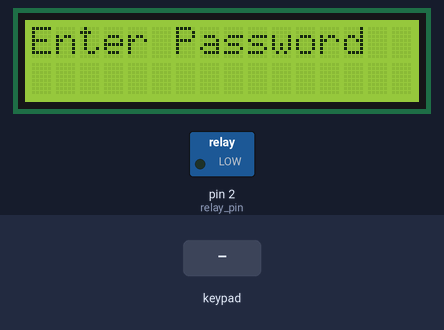
Bench run of a sketch on a simulated Arduino Uno, built with avr-gcc and run on an emulated ATmega328P. Parts: 16×2 character LCD, switched loads named in the sketch (green lamp = pin HIGH). The test bench sets the inputs (shaded band). EEPROM starts erased.

Above: at 3.2 s.
3.3 s: keypad keys 1 2 3 4 # pressed 0.4 s apart
At 5.0 s:
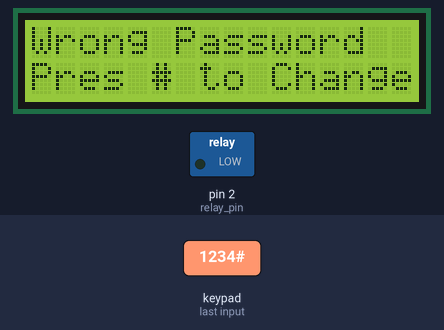
8.2 s: key '*' pressed
At 8.6 s:
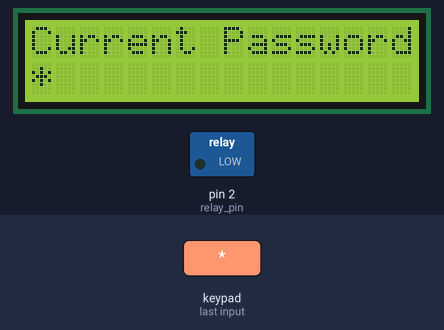
9.7 s: keypad keys 1 2 3 4 * pressed 0.4 s apart
At 12.6 s:
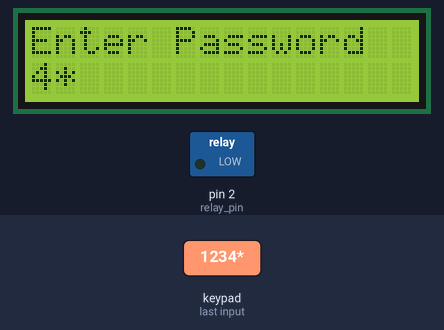
13.7 s: key '*' pressed
At 14.9 s:
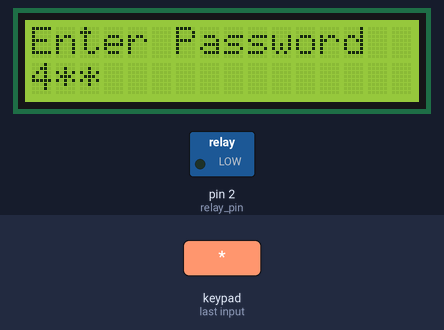
15.2 s: key '*' pressed
At 15.31 s:
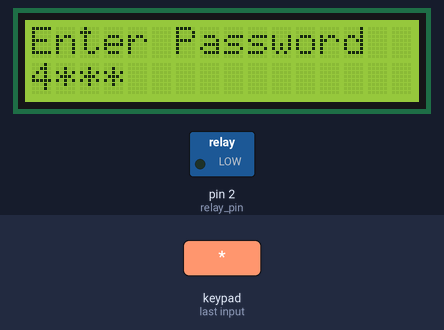
16.9 s: key '#' pressed
At 18.2 s:
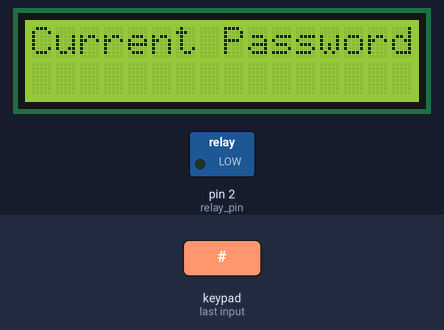
Timing chart, 0 to 19.9 s (numbered marks = the images above; inputs shaded):
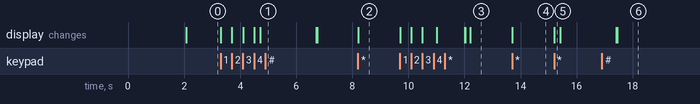

Measured:
- after the input at 3.3 s, the display: first changes at once (image 1 shows a later state)
- after the input at 8.2 s, the display: changes at once (image 2)
- after the input at 9.7 s, the display: first changes at once (image 3 shows a later state)
- after the input at 13.7 s, the display: changes at once (image 4)
- after the input at 15.2 s, the display: changes at once (image 5)
- after the input at 16.9 s, the display: first differs from a run without the input after 0.55 s (image 6)

The sketch:

Keyless_door_program.ino
```cpp
#include <Keypad.h>

#include<LiquidCrystal.h>

#include<EEPROM.h>

LiquidCrystal liquid_crystal_display(9,8,7,6,5,4);

char password[4];

char initial_password[4],new_password[4];

int i=0;

int relay_pin = 2;

char key_pressed=0;

const byte rows = 4;

const byte columns = 3;
char hexaKeys[rows][columns] = {

{'1','2','3'},

{'4','5','6'},

{'7','8','9'},

{'*','0','#'}

};

byte row_pins[rows] = {A0,A1,A2,A3};

byte column_pins[columns] = {A4,A5,3};
Keypad keypad_key = Keypad( makeKeymap(hexaKeys), row_pins, column_pins, rows, columns);

void setup()

{

  pinMode(relay_pin, OUTPUT);

  liquid_crystal_display.begin(16,2);

  liquid_crystal_display.print("Moh HAMDAN");

  liquid_crystal_display.setCursor(0,1);

  liquid_crystal_display.print("Keyless door ");

  delay(2000);

  liquid_crystal_display.clear();

  liquid_crystal_display.print("Enter Password");

  liquid_crystal_display.setCursor(0,1);

  initialpassword();

}


void loop()
{

  digitalWrite(relay_pin, LOW);
  key_pressed = keypad_key.getKey();
  if(key_pressed=='#')
      change();
  if(key_pressed)
  {
    password[i++]=key_pressed;
    liquid_crystal_display.print(key_pressed);

  }
  if(i==4)
  {
    delay(200);
    for (int j=0;j<4;j++)
    {
      initial_password[j]= EEPROM.read(j);
    }
    if(!(strncmp(password , initial_password,4)))
    {
      liquid_crystal_display.clear();

      liquid_crystal_display.print("Pass Accepted");

      digitalWrite(relay_pin, HIGH);

      delay(2000);

      liquid_crystal_display.setCursor(0,1);

      liquid_crystal_display.print("Pres # to change");

      delay(2000);

      liquid_crystal_display.clear();

      liquid_crystal_display.print("Enter Password:");

      liquid_crystal_display.setCursor(0,1);

      i=0;


    }

    else
    {
      liquid_crystal_display.clear();

      liquid_crystal_display.print("Wrong Password");

      liquid_crystal_display.setCursor(0,1);

      liquid_crystal_display.print("Pres # to Change");

      delay(2000);

      liquid_crystal_display.clear();

      liquid_crystal_display.print("Enter Password");

      liquid_crystal_display.setCursor(0,1);

      i=0;


    }
  }


}


void change()

{

  int j=0;

  liquid_crystal_display.clear();

  liquid_crystal_display.print("Current Password");

  liquid_crystal_display.setCursor(0,1);

  while(j<4)

  {

    char key=keypad_key.getKey();

    if(key)

    {

      new_password[j++]=key;

      liquid_crystal_display.print(key);


    }

    key=0;

  }

  delay(500);


  if((strncmp(new_password, initial_password, 4)))

  {

    liquid_crystal_display.clear();

    liquid_crystal_display.print("Wrong Password");

    liquid_crystal_display.setCursor(0,1);

    liquid_crystal_display.print("Try Again");

    delay(1000);

  }

  else

  {

    j=0;

    liquid_crystal_display.clear();

    liquid_crystal_display.print("New Password:");

    liquid_crystal_display.setCursor(0,1);

    while(j<4)

    {

      char key=keypad_key.getKey();

      if(key)

      {

        initial_password[j]=key;

        liquid_crystal_display.print(key);

        EEPROM.write(j,key);

        j++;


      }

    }

    liquid_crystal_display.print("Pass Changed");

    delay(1000);

  }

  liquid_crystal_display.clear();

  liquid_crystal_display.print("Enter Password");

  liquid_crystal_display.setCursor(0,1);

  key_pressed=0;

}

void initialpassword(){  // initial password 0000

  for(int j=0;j<4;j++)

    EEPROM.write(j, 0+49);

  for(int j=0;j<4;j++)

    initial_password[j]=EEPROM.read(j);

}
```
